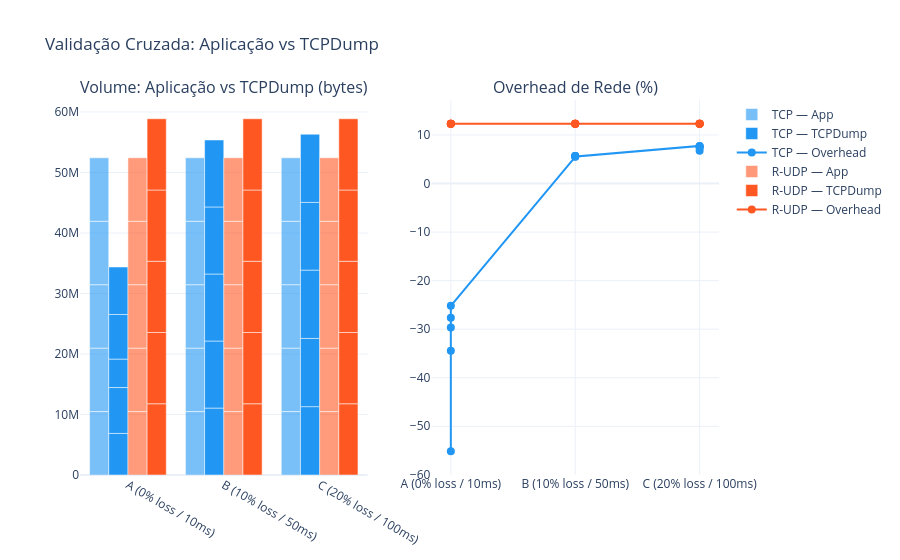

This figure's notebook cell:
### Markdown cell above
## 6. Gráfico 4 — Validação cruzada: Aplicação vs TCPDump

### Code cell
if not tcpdump_df.empty:
    merged = app_df.groupby(['scenario', 'protocol'])['bytes_sent'].mean().reset_index()
    merged.columns = ['scenario', 'protocol', 'app_bytes']
    merged = merged.merge(
        tcpdump_df[['scenario', 'protocol', 'tcpdump_bytes']],
        on=['scenario', 'protocol'], how='left'
    )
    merged['overhead_pct'] = (
        (merged['tcpdump_bytes'] - merged['app_bytes']) / merged['app_bytes'] * 100
    ).round(2)
    merged['scenario_label'] = merged['scenario'].map(SCENARIO_LABELS)

    fig = make_subplots(rows=1, cols=2, subplot_titles=[
        'Volume: Aplicação vs TCPDump (bytes)',
        'Overhead de Rede (%)'
    ])
    for proto, color in COLORS.items():
        sub = merged[merged['protocol'] == proto]
        fig.add_trace(go.Bar(
            name=f'{proto} — App', x=sub['scenario_label'], y=sub['app_bytes'],
            marker_color=color, opacity=0.6, showlegend=True,
        ), row=1, col=1)
        fig.add_trace(go.Bar(
            name=f'{proto} — TCPDump', x=sub['scenario_label'], y=sub['tcpdump_bytes'],
            marker_color=color, opacity=1.0, showlegend=True,
        ), row=1, col=1)
        fig.add_trace(go.Scatter(
            name=f'{proto} — Overhead', x=sub['scenario_label'], y=sub['overhead_pct'],
            mode='lines+markers', marker=dict(color=color, size=8),
        ), row=1, col=2)

    fig.update_layout(
        title='Validação Cruzada: Aplicação vs TCPDump',
        template='plotly_white', font=dict(size=12), barmode='group'
    )
    fig.write_html(os.path.join(PLOTS_DIR, 'cross_validation.html'))
    fig.show()

    merged.to_csv(os.path.join(PLOTS_DIR, 'cross_validation_table.csv'), index=False)
    print(merged[['scenario', 'protocol', 'app_bytes', 'tcpdump_bytes', 'overhead_pct']].to_string(index=False))
else:
    print('[SKIP] CSVs do TCPDump não encontrados')

### Figure 1 — Plotly figure (JSON) as saved in the notebook; plotly's stock layout.template omitted (floating-point values rounded to 4 significant figures)
{"data": [{"marker": {"color": "#2196F3"}, "name": "TCP — App", "opacity": 0.6, "showlegend": true, "type": "bar", "x": ["A (0% loss / 10ms)", "A (0% loss / 10ms)", "A (0% loss / 10ms)", "A (0% loss / 10ms)", "A (0% loss / 10ms)", "B (10% loss / 50ms)", "B (10% loss / 50ms)", "B (10% loss / 50ms)", "B (10% loss / 50ms)", "B (10% loss / 50ms)", "C (20% loss / 100ms)", "C (20% loss / 100ms)", "C (20% loss / 100ms)", "C (20% loss / 100ms)", "C (20% loss / 100ms)"], "xaxis": "x", "y": [10485760, 10485760, 10485760, 10485760, 10485760, 10485760, 10485760, 10485760, 10485760, 10485760, 10485760, 10485760, 10485760, 10485760, 10485760], "yaxis": "y"}, {"marker": {"color": "#2196F3"}, "name": "TCP — TCPDump", "opacity": 1, "showlegend": true, "type": "bar", "x": ["A (0% loss / 10ms)", "A (0% loss / 10ms)", "A (0% loss / 10ms)", "A (0% loss / 10ms)", "A (0% loss / 10ms)", "B (10% loss / 50ms)", "B (10% loss / 50ms)", "B (10% loss / 50ms)", "B (10% loss / 50ms)", "B (10% loss / 50ms)", "C (20% loss / 100ms)", "C (20% loss / 100ms)", "C (20% loss / 100ms)", "C (20% loss / 100ms)", "C (20% loss / 100ms)"], "xaxis": "x", "y": [6872221, 7583907, 4703875, 7374644, 7844717, 11062957, 11081645, 11077825, 11082072, 11067996, 11297657, 11276377, 11290952, 11194659, 11265311], "yaxis": "y"}, {"marker": {"color": "#2196F3", "size": 8}, "mode": "lines+markers", "name": "TCP — Overhead", "type": "scatter", "x": ["A (0% loss / 10ms)", "A (0% loss / 10ms)", "A (0% loss / 10ms)", "A (0% loss / 10ms)", "A (0% loss / 10ms)", "B (10% loss / 50ms)", "B (10% loss / 50ms)", "B (10% loss / 50ms)", "B (10% loss / 50ms)", "B (10% loss / 50ms)", "C (20% loss / 100ms)", "C (20% loss / 100ms)", "C (20% loss / 100ms)", "C (20% loss / 100ms)", "C (20% loss / 100ms)"], "xaxis": "x2", "y": [-34.46, -27.67, -55.14, -29.67, -25.19, 5.5, 5.68, 5.65, 5.69, 5.55, 7.74, 7.54, 7.68, 6.76, 7.43], "yaxis": "y2"}, {"marker": {"color": "#FF5722"}, "name": "R-UDP — App", "opacity": 0.6, "showlegend": true, "type": "bar", "x": ["A (0% loss / 10ms)", "A (0% loss / 10ms)", "A (0% loss / 10ms)", "A (0% loss / 10ms)", "A (0% loss / 10ms)", "B (10% loss / 50ms)", "B (10% loss / 50ms)", "B (10% loss / 50ms)", "B (10% loss / 50ms)", "B (10% loss / 50ms)", "C (20% loss / 100ms)", "C (20% loss / 100ms)", "C (20% loss / 100ms)", "C (20% loss / 100ms)", "C (20% loss / 100ms)"], "xaxis": "x", "y": [10485760, 10485760, 10485760, 10485760, 10485760, 10485760, 10485760, 10485760, 10485760, 10485760, 10485760, 10485760, 10485760, 10485760, 10485760], "yaxis": "y"}, {"marker": {"color": "#FF5722"}, "name": "R-UDP — TCPDump", "opacity": 1, "showlegend": true, "type": "bar", "x": ["A (0% loss / 10ms)", "A (0% loss / 10ms)", "A (0% loss / 10ms)", "A (0% loss / 10ms)", "A (0% loss / 10ms)", "B (10% loss / 50ms)", "B (10% loss / 50ms)", "B (10% loss / 50ms)", "B (10% loss / 50ms)", "B (10% loss / 50ms)", "C (20% loss / 100ms)", "C (20% loss / 100ms)", "C (20% loss / 100ms)", "C (20% loss / 100ms)", "C (20% loss / 100ms)"], "xaxis": "x", "y": [11776631, 11776631, 11776631, 11776631, 11776631, 11776631, 11776631, 11776631, 11776631, 11776631, 11776631, 11776631, 11776631, 11776631, 11776505], "yaxis": "y"}, {"marker": {"color": "#FF5722", "size": 8}, "mode": "lines+markers", "name": "R-UDP — Overhead", "type": "scatter", "x": ["A (0% loss / 10ms)", "A (0% loss / 10ms)", "A (0% loss / 10ms)", "A (0% loss / 10ms)", "A (0% loss / 10ms)", "B (10% loss / 50ms)", "B (10% loss / 50ms)", "B (10% loss / 50ms)", "B (10% loss / 50ms)", "B (10% loss / 50ms)", "C (20% loss / 100ms)", "C (20% loss / 100ms)", "C (20% loss / 100ms)", "C (20% loss / 100ms)", "C (20% loss / 100ms)"], "xaxis": "x2", "y": [12.31, 12.31, 12.31, 12.31, 12.31, 12.31, 12.31, 12.31, 12.31, 12.31, 12.31, 12.31, 12.31, 12.31, 12.31], "yaxis": "y2"}], "layout": {"annotations": [{"font": {"size": 16}, "showarrow": false, "text": "Volume: Aplicação vs TCPDump (bytes)", "x": 0.225, "xanchor": "center", "xref": "paper", "y": 1, "yanchor": "bottom", "yref": "paper"}, {"font": {"size": 16}, "showarrow": false, "text": "Overhead de Rede (%)", "x": 0.775, "xanchor": "center", "xref": "paper", "y": 1, "yanchor": "bottom", "yref": "paper"}], "barmode": "group", "font": {"size": 12}, "title": {"text": "Validação Cruzada: Aplicação vs TCPDump"}, "xaxis": {"anchor": "y", "domain": [0, 0.45]}, "xaxis2": {"anchor": "y2", "domain": [0.55, 1]}, "yaxis": {"anchor": "x", "domain": [0, 1]}, "yaxis2": {"anchor": "x2", "domain": [0, 1]}}}
